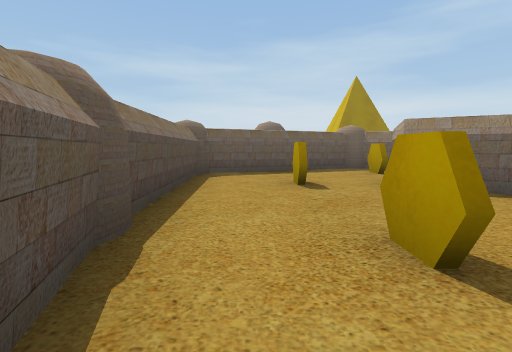
View 1 (above)

14 first-person views from a walk through a Unity game level. The camera is 0.59 m above the floor, tilts 6° down and sees 85° across. The floor is counted in squares, 1 m on a side. Each view is taken from the middle of a square. On the plan, view 1 faces up. The plan holds only what a view shows up to about 9 squares ahead; the rest is blank. The place goes on beyond the plan. The player character is not drawn.

View 2
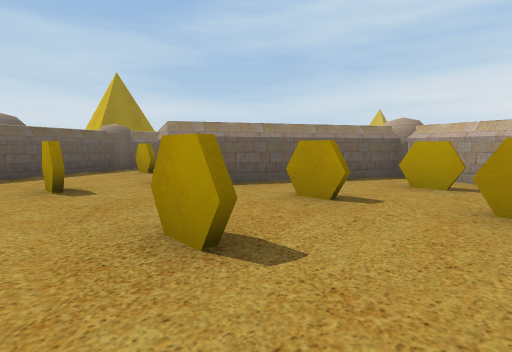

View 3
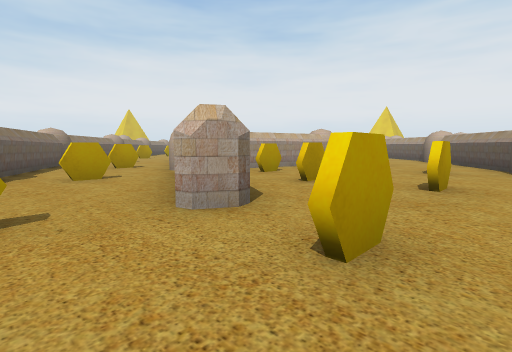

View 4
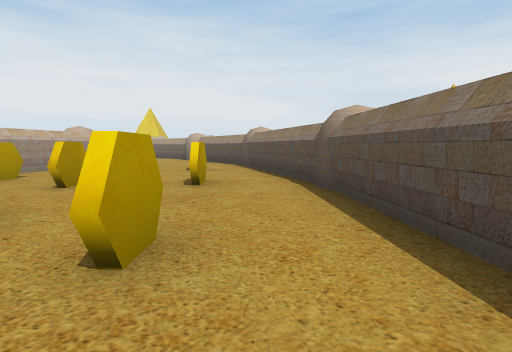

View 5
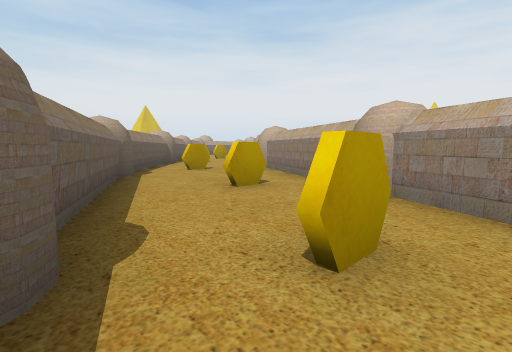

View 6
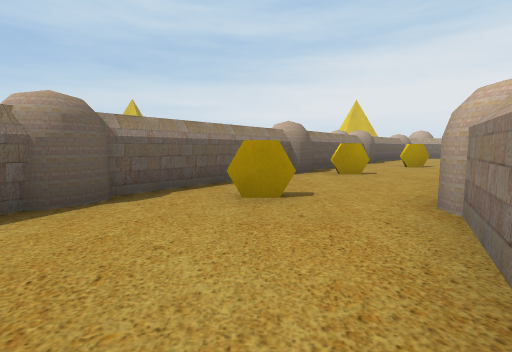

View 7
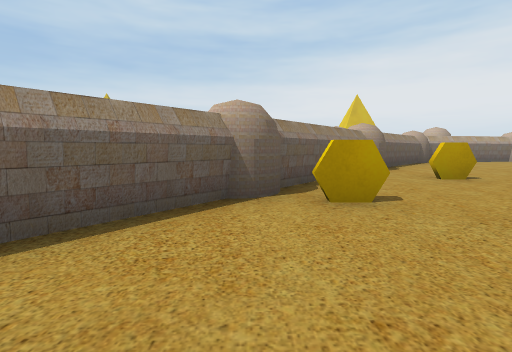

View 8
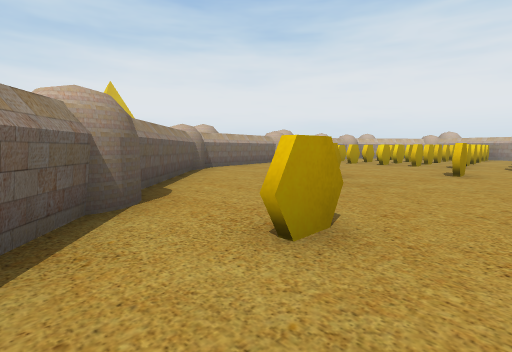

View 9
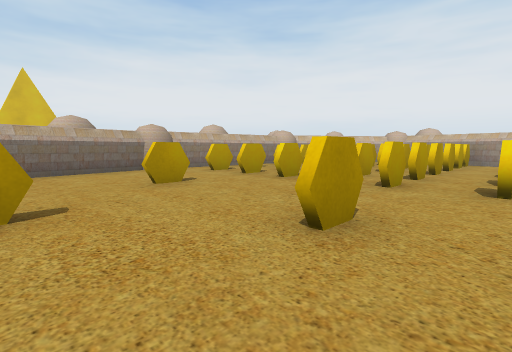

View 10
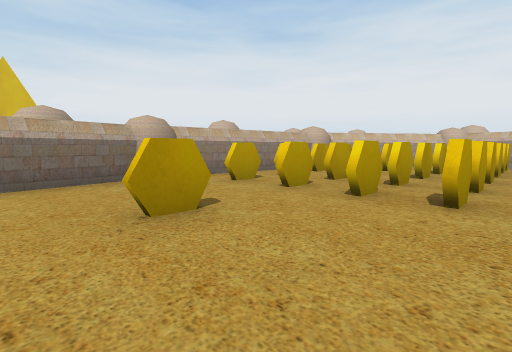

View 11
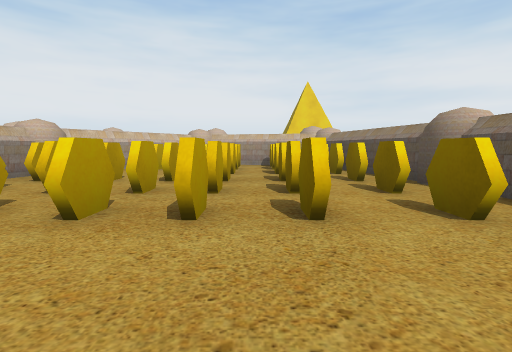

View 12
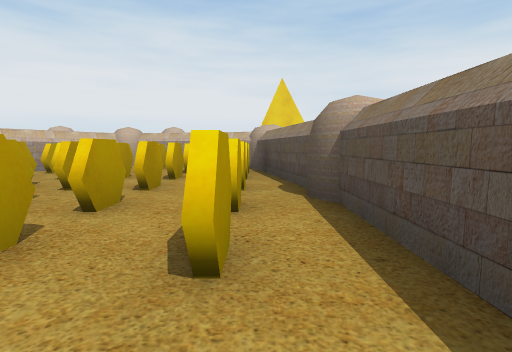

View 13
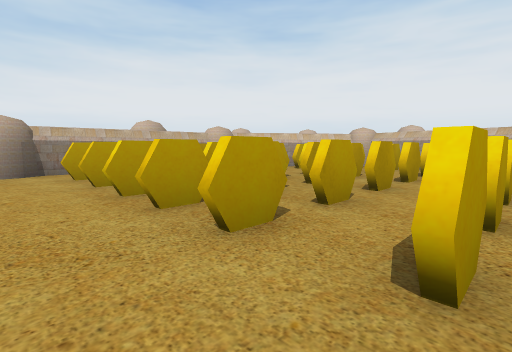

View 14
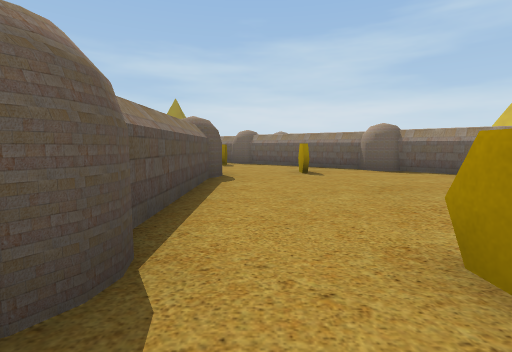

### Floor plan
Key: @ floor where view 1 was taken; # wall or solid block; . floor; ^ raised ledge; O other object.
Columns run from 1 left of view 1 to 22 right of it. Each row starts with its distance up from view 1.
  8    ##
  7 ####.#
  6 #...O..###
  5 #......O.####
  4 #.O.#^......##
  3 #....##..O...##
  2 #...O.###...O.##
  1 #.O...O# ##....###
  0 #@..O..#   ##..O.#^
 -1 ##..  ^      ^....##
 -2  #... #        ....##
 -3  #...          #.O..##
 -4  ##..          #.....##
 -5   ##           #......##
 -6                #...O...#
 -7                #.......#
 -8                #.O..O..#
 -9                #.......#
-10                #O.OO.OO#
-11                #.......#
-12                #O.OO.OO#
-13                #O.OO.OO#
-14                #O.OO.O##
-15                ##.OO.O#
-16                 #.OO.##
-17                 ###.##
-18                    ##

Where each view was taken, in squares from view 1:
view 1: 0 up, 0 right, facing up
view 2: 0 up, 0 right, facing up-right
view 3: 6 up, 0 right, facing down-right
view 4: 6 up, 0 right, facing down
view 5: 6 up, 5 right, facing down-right
view 6: 2 up, 8 right, facing right
view 7: 1 up, 11 right, facing right
view 8: 1 down, 15 right, facing down-right
view 9: 6 down, 15 right, facing down-right
view 10: 7 down, 17 right, facing down-right
view 11: 8 down, 17 right, facing down
view 12: 9 down, 15 right, facing down
view 13: 9 down, 15 right, facing down-right
view 14: 9 down, 15 right, facing up
